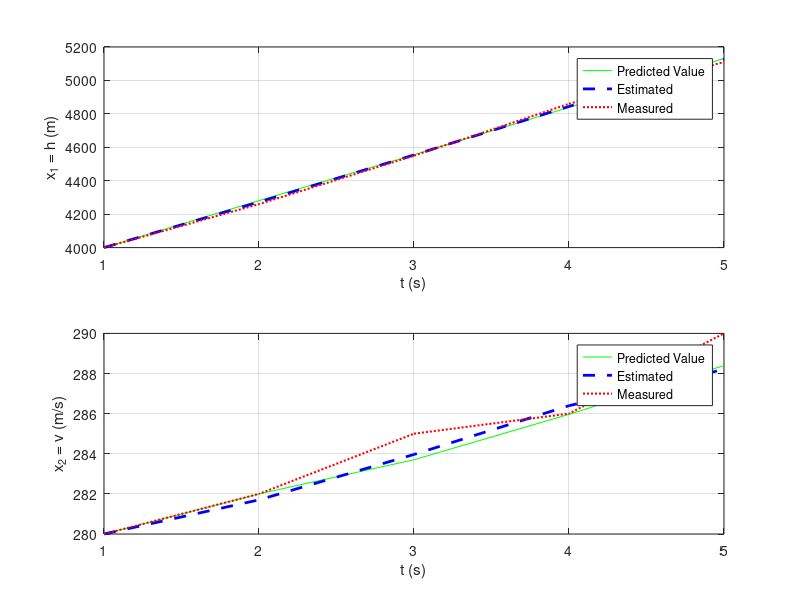

Source code (MATLAB):
%% testing with two dimension

% Define the system
N = 5; % number of time steps
t = [1,2,3,4,5]; % time vector (s)

% random initial acceleration
acceleration = 2; %(8-4).*rand(5,1) + 4; %input = acceleration (m/s^2)

dt = 1; % Sampling time (s)
% t = dt*(1:N); % time vector (s)
F = [1, dt; 0, 1]; % system matrix - state
G = [1/2*dt^2; dt]; % system matrix - input
H = [1, 0; 0,1]; % observation matrix

Q = [0, 0; 0, 0]; % process noise covariance
I = eye(2); % identity matrix
% Define the initial position and velocity
y0 = 4000; % m
v0 = 280; % m/s

%observation input
xt = [ 4000, 280;  
       4260, 282; 
       4550, 285; 
       4860, 286; 
       5110, 290
];
xt = transpose(xt);

xt

%generate error in measurement
R_position = 4;
R_velocity = 2.5;
v_R = sqrt(R_position)*randn(1, N); % measurement noise for position
v_V = sqrt(R_velocity)*randn(1, N); % measurement noise for velocity
v = [v_R; v_V];

%compute for measurement input
z = H*xt ; % noisy measurement

%% Perform the Kalman filter estimation
% Initialize the state vector (estimated state)
x = zeros(2, N); % Estimated state vector
x(:, 1) = [4000; 280]; % Guess for initial state
% Initialize the covariance matrix
delta_Px = 20; % the stadard deviation of Position m
delta_Pv = 5; % the stadard deviation of Velocity m/s^2
P = [delta_Px^2, 0; 0, delta_Pv^2]; % Covariance for initial state error

% initialize of measurement noise covariance matrix/ observation error
% covaraince matrx
delta_x = 25; % m 
delta_v = 6; %m/s^2
% => measurement noise covariance matrix
R = [delta_x^2, 0; 0, delta_v^2];

% Loop through and perform the Kalman filter equations recursively
predicted_val = zeros(2, N);
predicted_val(:, 1 )= [4000; 280];

for k = 2:N
 % Predict the state vector
 x(:, k) = F*x(:, k-1) + G*acceleration;
 predicted_val(:, k ) = x(:, k) ;
 
 
 
 % Predict the covariance
 
 P = F*P*F' + Q;
 
 %P = [P(1,1),0; 0, P(2,2)];
 
 
 % Calculate the Kalman gain matrix
 K = P*H'/(H*P*H' + R);
 
 
 % Update the state vector
 
 x(:,k) = x(:,k) + K*(z(:,k) - H*x(:,k));
 
 % Update the covariance
 P = (I - K*H)*P;
 
end

%% Plot the results
% Plot the states
figure(1);
subplot(211);
plot(t, predicted_val(1,:), 'g-', t, x(1,:), 'b--', 'LineWidth', 2);
 hold on; plot(t, z(1,:), 'r:', 'LineWidth', 1.5)
xlabel('t (s)'); ylabel('x_1 = h (m)'); grid on;
legend('Predicted Value', 'Estimated','Measured');
subplot(212);
plot(t, predicted_val(2,:), 'g-', t, x(2,:), 'b--', 'LineWidth', 2);
 hold on; plot(t, z(2,:), 'r:', 'LineWidth', 1.5)
xlabel('t (s)'); ylabel('x_2 = v (m/s)'); grid on;
legend('Predicted Value', 'Estimated','Measured');


